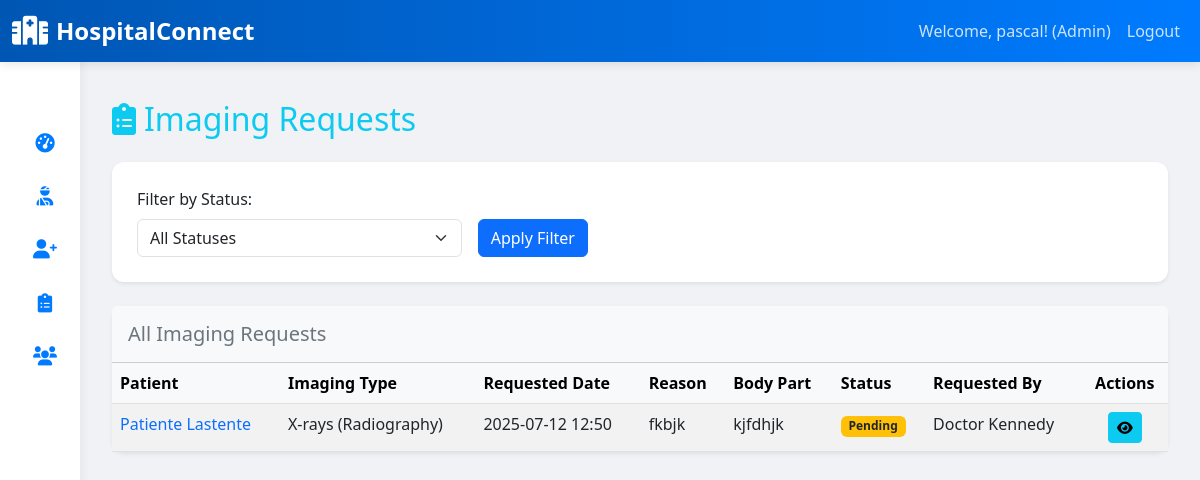
Page /imaging-requests/ (signed in) on the earlier database version.
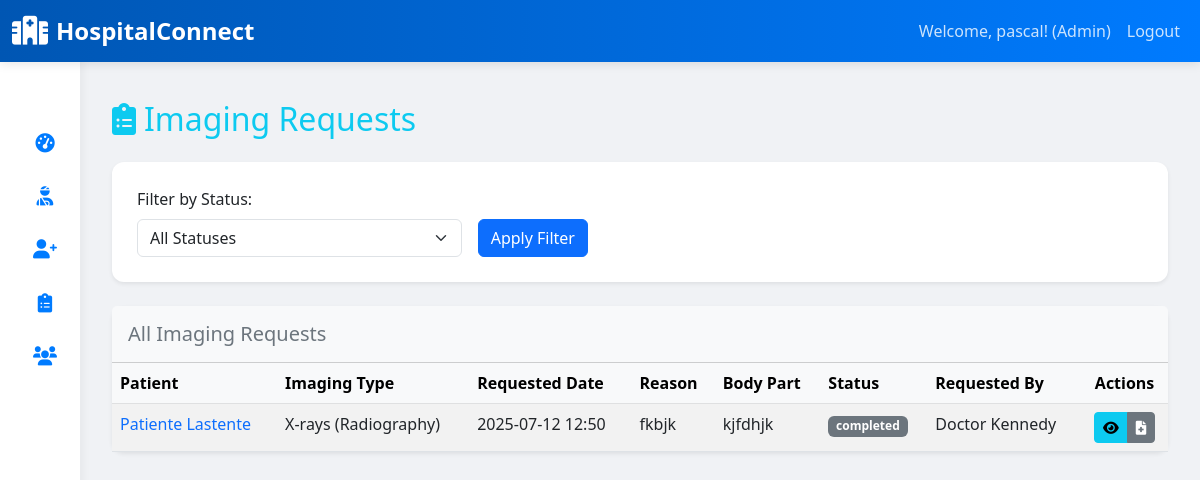
Same page on the later database version.
### clinical_app/models.py (models this page shows, shortened)
class ImagingRequest(models.Model):
    encounter = models.ForeignKey(Encounter, on_delete=models.CASCADE, related_name='imaging_requests')
    requested_by = models.ForeignKey(User, on_delete=models.SET_NULL, null=True, blank=True, related_name='imaging_requests_made_by_set')
    requested_date = models.DateTimeField(auto_now_add=True)
    imaging_type = models.ForeignKey(ImagingType, on_delete=models.CASCADE)
    reason_for_exam = models.TextField()
    body_part = models.CharField(max_length=100, blank=True, null=True)
    status_choices = (
        ('pending', 'Pending'),
        ('scheduled', 'Scheduled'),
        ('performed', 'Performed'),
        ('reported', 'Reported'),
        ('cancelled', 'Cancelled'),
    )
    status = models.CharField(max_length=20, choices=status_choices, default='pending')

class Encounter(models.Model):
    patient = models.ForeignKey(Patient, on_delete=models.CASCADE, related_name='encounters')
    doctor = models.ForeignKey(Doctor, on_delete=models.SET_NULL, null=True, blank=True, related_name='encounters')
    appointment = models.OneToOneField(Appointment, on_delete=models.SET_NULL, null=True, blank=True, related_name='encounter')
    encounter_date = models.DateTimeField(auto_now_add=True)
    nurse = models.ForeignKey('Nurse', on_delete=models.SET_NULL, null=True, blank=True, related_name='encounters_managed') # Changed from 'nurse' to 'nurse_assigned' or 'primary_nurse' for clarity if needed
    encounter_type_choices = (
        ('outpatient', 'Outpatient'),
        ('inpatient', 'Inpatient'),
        ('emergency', 'Emergency'),
        ('telemedicine', 'Telemedicine'),
    )
    encounter_type = models.CharField(max_length=20, choices=encounter_type_choices, default='outpatient')
    admission_date = models.DateTimeField(null=True, blank=True)
    discharge_date = models.DateTimeField(null=True, blank=True)
    ward = models.ForeignKey('Ward', on_delete=models.SET_NULL, null=True, blank=True)
    bed = models.ForeignKey('Bed', on_delete=models.SET_NULL, null=True, blank=True)

class Patient(models.Model):
    user = models.OneToOneField(User, on_delete=models.CASCADE, primary_key=True, limit_choices_to={'user_type': 'patient'})
    patient_id = models.CharField(max_length=20, unique=True, editable=False) # Auto-generated patient ID
    blood_group_choices = (
        ('A+', 'A+'), ('A-', 'A-'),
        ('B+', 'B+'), ('B-', 'B-'),
        ('AB+', 'AB+'), ('AB-', 'AB-'),
        ('O+', 'O+'), ('O-', 'O-'),
    )
    blood_group = models.CharField(max_length=5, choices=blood_group_choices, blank=True, null=True)
    emergency_contact_name = models.CharField(max_length=100)
    emergency_contact_phone = models.CharField(max_length=20)
    allergies = models.TextField(blank=True, null=True, help_text="List known allergies (e.g., medications, food)")
    pre_existing_conditions = models.TextField(blank=True, null=True, help_text="List any chronic conditions")
    registration_date = models.DateTimeField(auto_now_add=True)

class User(AbstractUser):
    USER_TYPE_CHOICES = (
        ('admin', 'Administrator'),
        ('doctor', 'Doctor'),
        ('nurse', 'Nurse'),
        ('pharmacist', 'Pharmacist'),
        ('lab_tech', 'Lab Technician'),
        ('radiologist', 'Radiologist'),
        ('patient', 'Patient'),
        ('receptionist', 'Receptionist'),
        ('procurement_officer', 'Procurement Officer'),
    )
    user_type = models.CharField(max_length=20, choices=USER_TYPE_CHOICES, default='patient')
    phone_number = models.CharField(max_length=20, blank=True, null=True)
    address = models.TextField(blank=True, null=True)
    date_of_birth = models.DateField(blank=True, null=True)
    gender_choices = (
        ('male', 'Male'),
        ('female', 'Female'),
    )
    gender = models.CharField(max_length=10, choices=gender_choices, blank=True, null=True)
    groups = models.ManyToManyField(
        'auth.Group',
        verbose_name=('groups'),
        blank=True,
        help_text=(
            'The groups this user belongs to. A user will get all permissions '
            'granted to each of their groups.'
        ),
        related_name="clinical_app_user_set", # Changed this line
        related_query_name="clinical_app_user",
    )
    user_permissions = models.ManyToManyField(
        'auth.Permission',
        verbose_name=('user permissions'),
        blank=True,
        help_text=('Specific permissions for this user.'),
        related_name="clinical_app_user_permissions_set", # Changed this line
        related_query_name="clinical_app_user",
    )

class ImagingType(models.Model):
    name = models.CharField(max_length=100, unique=True) # e.g., "X-Ray", "CT Scan", "MRI", "Ultrasound"
    description = models.TextField(blank=True, null=True)
    price = models.DecimalField(max_digits=10, decimal_places=2, null=True, blank=True) # For billing integration

### clinical_app/views.py (the view)
# urls.py: path('imaging-requests/', views.ImagingRequestListView.as_view(), name='imaging_requests_list'),
class ImagingRequestListView(LoginRequiredMixin, UserPassesTestMixin, ListView):
    model = ImagingRequest
    template_name = 'clinical_app/imaging_requests_list.html'
    context_object_name = 'requests' # Different context name
    paginate_by = 20
    ordering = ['-requested_date'] # Order by request date
    def test_func(self):
        return self.request.user.is_authenticated and \
               self.request.user.user_type in ['admin', 'doctor', 'radiologist']
    def get_queryset(self):
        queryset = super().get_queryset()
        user = self.request.user
        if user.user_type == 'doctor' and hasattr(user, 'doctor'):
            queryset = queryset.filter(Q(requested_by=user) | Q(encounter__doctor=user.doctor)).distinct()
        elif user.user_type == 'radiologist':
            pass # Currently, radiologist can see all requests.
        status_filter = self.request.GET.get('status')
        if status_filter:
            queryset = queryset.filter(status=status_filter)
        return queryset
    def get_context_data(self, **kwargs):
        context = super().get_context_data(**kwargs)
        context['title'] = 'Imaging Requests'
        context['status_choices'] = ImagingRequest.status_choices # To populate a filter dropdown
        context['current_status_filter'] = self.request.GET.get('status', '')
        return context

### clinical_app/templates/clinical_app/imaging_requests_list.html (shortened to what the changed rows need)
{% extends 'clinical_app/base.html' %}
{% block content %}
    <div class="container mt-4">
        <div class="d-flex justify-content-between align-items-center mb-4">
            <h2 class="mb-0 text-info"><i class="fas fa-clipboard-list me-2"></i>{{ title }}</h2>
        </div>
        {% if requests %}
            <div class="card shadow-sm mb-4">
                <div class="card-body p-0">
                    <div class="table-responsive">
                        <table class="table table-striped table-hover mb-0">
                            <thead class="table-light">
                                <tr>
                                    <th>Patient</th>
                                    <th>Imaging Type</th>
                                    <th>Requested Date</th>
                                    <th>Reason</th>
                                    <th>Body Part</th>
                                    <th>Status</th>
                                    <th>Requested By</th>
                                    <th class="text-center">Actions</th>
                                </tr>
                            </thead>
                            <tbody>
                                {% for request_obj in requests %}
                                    <tr>
                                        <td>
                                            <a href="{% url 'patient_detail' request_obj.encounter.patient.pk %}" class="text-decoration-none">
                                                {{ request_obj.encounter.patient.user.get_full_name }}
                                            </a>
                                        </td>
                                        <td>{{ request_obj.imaging_type.name }}</td>
                                        <td>{{ request_obj.requested_date|date:"Y-m-d H:i" }}</td>
                                        <td>{{ request_obj.reason_for_exam|truncatechars:50 }}</td>
                                        <td>{{ request_obj.body_part|default:"N/A" }}</td>
                                        <td>
                                            <span class="badge
                                                {% if request_obj.status == 'pending' %}bg-warning text-dark
                                                {% elif request_obj.status == 'scheduled' %}bg-info text-white
                                                {% elif request_obj.status == 'performed' %}bg-primary
                                                {% elif request_obj.status == 'reported' %}bg-success
                                                {% elif request_obj.status == 'cancelled' %}bg-danger
                                                {% else %}bg-secondary{% endif %}">
                                                {{ request_obj.get_status_display }}
                                            </span>
                                        </td>
                                        <td>{{ request_obj.requested_by.get_full_name|default:"N/A" }}</td>
                                        <td class="text-center">
                                            <div class="btn-group" role="group" aria-label="Imaging Request Actions">
                                                <a href="{% url 'imaging_request_detail' request_obj.pk %}" class="btn btn-sm btn-info" data-bs-toggle="tooltip" data-bs-placement="top" title="View Details">
                                                    <i class="fas fa-eye"></i>
                                                </a>
                                                {% if request.user.user_type == 'radiologist' and not request_obj.result %}
                                                    <a href="{% url 'imaging_result_create' imaging_request_pk=request_obj.pk %}" class="btn btn-sm btn-success" data-bs-toggle="tooltip" data-bs-placement="top" title="Record Result">
                                                        <i class="fas fa-file-medical"></i>
                                                    </a>
                                                {% elif request_obj.result %}
                                                    <a href="{% url 'imaging_result_detail' request_obj.result.pk %}" class="btn btn-sm btn-secondary" data-bs-toggle="tooltip" data-bs-placement="top" title="View Result">
                                                        <i class="fas fa-file-medical"></i>
                                                    </a>
                                                {% endif %}
                                            </div>
                                        </td>
                                    </tr>
                                {% endfor %}
                            </tbody>
                        </table>
                    </div>
                </div>
            </div>
        {% else %}
            <div class="alert alert-info text-center py-4 shadow-sm" role="alert">
                <i class="fas fa-info-circle fa-2x mb-2"></i>
                <h4>No imaging requests found.</h4>
                <p>No requests have been made yet or do not match the current filters.</p>
            </div>
        {% endif %}
    </div>
{% endblock %}

Differences in the rows shown:
changed ImagingRequest "fkbjk": status "Pending" → "completed"
